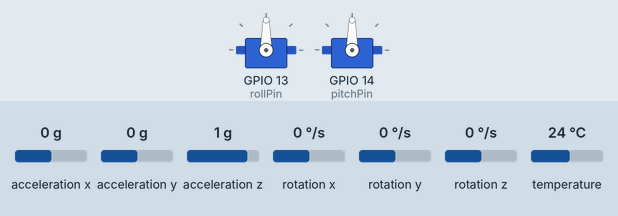
Simulated run of this sketch. Board: ESP32. Parts: 2 × servo. The test bench sets the inputs (shaded band); at power-on: acceleration x 0 g, acceleration y 0 g, acceleration z 1 g, rotation x 0 °/s, rotation y 0 °/s, rotation z 0 °/s, temperature 24 °C.

Above: at 1.3 s.
1.4 s: acceleration x set to -1.4 g
At 2.5 s:
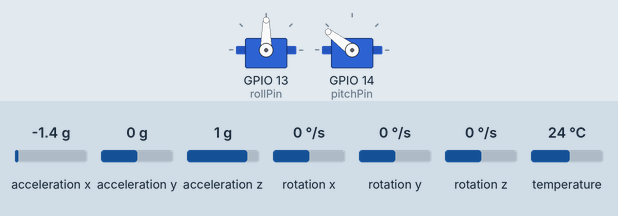
3.3 s: acceleration y set to -0.8 g
At 4.8 s:
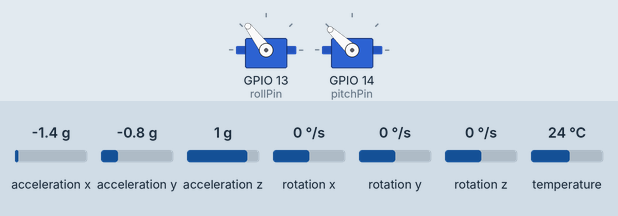
5.2 s: acceleration z set to -1.4 g
At 6.5 s:
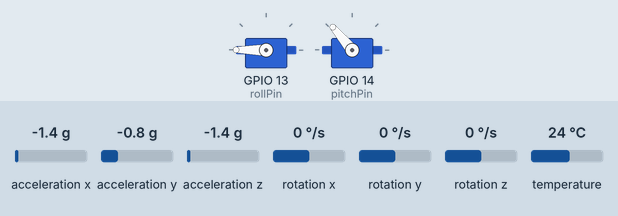
6.9 s: acceleration x set to -0.8 g
At 8.4 s:
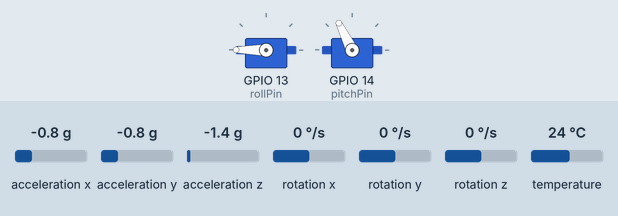
8.7 s: acceleration y set to -0.2 g
At 10.0 s:
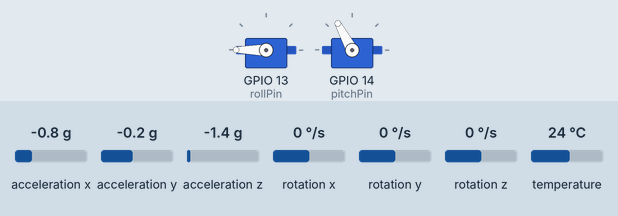
10.3 s: acceleration y set to 0.1 g
At 11.5 s:
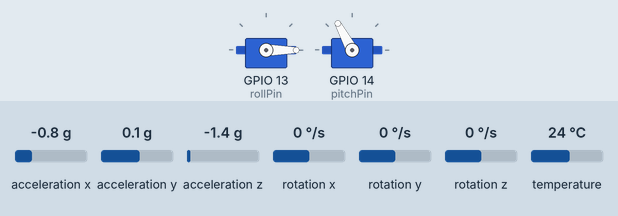
Timing chart, 0 to 12.9 s (numbered marks = the images above; inputs shaded):
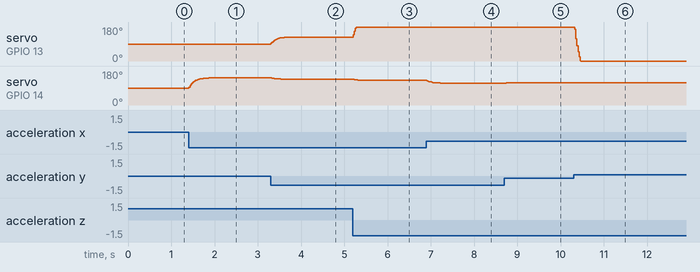

The sketch:

Gimbal.ino
```cpp
#include <Adafruit_MPU6050.h>
#include <Adafruit_Sensor.h>
#include <Wire.h>
#include <ESP32Servo.h>

Adafruit_MPU6050 mpu;

// --- Servo Setup ---
Servo servoRoll;
Servo servoPitch;
const int rollPin = 13;
const int pitchPin = 14;

// --- OFFSET ADJUSTMENT ---
// Adjust these numbers (e.g., -10, 5, 12) until the gimbal is parallel
// to the MPU6050 when the sensor is sitting flat on a table.
float rollOffset = 0.0;
float pitchOffset = 0.0;

// --- Smoothing/Filter ---
float filterWeight = 0.1;
float smoothRoll = 90;
float smoothPitch = 90;

void setup(void) {
  Serial.begin(115200);
  Wire.begin(21, 22);

  if (!mpu.begin()) {
    Serial.println("Failed to find MPU6050 chip");
    while (1) { delay(10); }
  }

  mpu.setAccelerometerRange(MPU6050_RANGE_2_G);
  mpu.setGyroRange(MPU6050_RANGE_250_DEG);
  mpu.setFilterBandwidth(MPU6050_BAND_21_HZ);

  ESP32PWM::allocateTimer(0);
  ESP32PWM::allocateTimer(1);
  servoRoll.setPeriodHertz(50);
  servoPitch.setPeriodHertz(50);
  servoRoll.attach(rollPin, 500, 2400);
  servoPitch.attach(pitchPin, 500, 2400);

  delay(100);
}

void loop() {
  sensors_event_t a, g, temp;
  mpu.getEvent(&a, &g, &temp);

  // 1. Calculate angles from MPU
  float rollAngle = atan2(a.acceleration.y, a.acceleration.z) * 57.2958;
  float pitchAngle = atan2(-a.acceleration.x, sqrt(a.acceleration.y * a.acceleration.y + a.acceleration.z * a.acceleration.z)) * 57.2958;

  // 2. Add your custom offsets for mechanical alignment
  float correctedRoll = rollAngle + rollOffset;
  float correctedPitch = pitchAngle + pitchOffset;

  // 3. Map to Servo Range
  int targetRoll = map(correctedRoll, -90, 90, 180, 0);
  int targetPitch = map(correctedPitch, -90, 90, 0, 180);

  // 4. Apply Smoothing
  smoothRoll = (targetRoll * filterWeight) + (smoothRoll * (1.0 - filterWeight));
  smoothPitch = (targetPitch * filterWeight) + (smoothPitch * (1.0 - filterWeight));

  // 5. Write to Servos
  servoRoll.write(constrain((int)smoothRoll, 0, 180));
  servoPitch.write(constrain((int)smoothPitch, 0, 180));

  delay(10);
}
```

Measured:
- the behaviour switches between -0.1 and 0 g on acceleration y (found by bisection; images 5 and 6)
- after the input at 1.4 s, servo on GPIO 14 (pitchPin): moves from 90° to 143° over 0.45 s, starting at once
- after the input at 3.3 s, servo on GPIO 13 (rollPin): moves from 90° to 127° over 0.42 s, starting at once; servo on GPIO 14 (pitchPin): 143° → 138° at once, → 137° 0.21 s later
- after the input at 5.2 s, servo on GPIO 13 (rollPin): 127° → 180° at once; servo on GPIO 14 (pitchPin): 137° → 131° at once, → 130° 0.22 s later
- after the input at 6.9 s, servo on GPIO 14 (pitchPin): moves from 130° to 116° over 0.31 s, starting at once
- after the input at 8.7 s, servo on GPIO 14 (pitchPin): 116° → 117° at once, → 118° 0.09 s later
- after the input at 10.3 s, servo on GPIO 13 (rollPin): 180° → 0° at once
